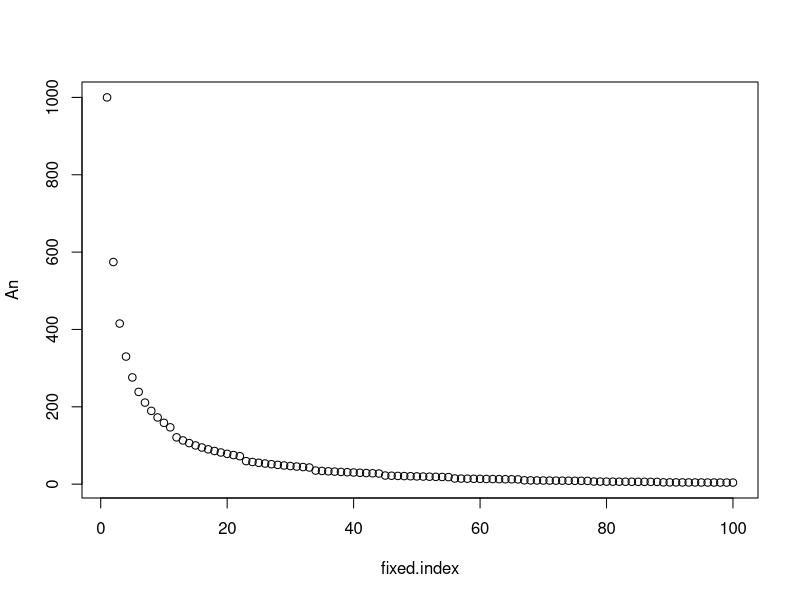
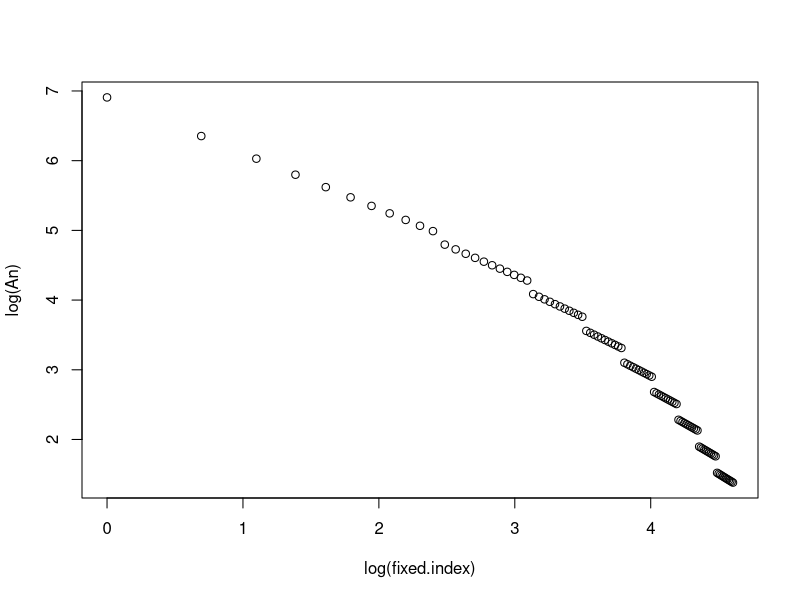

Reproduce these figures in R, in order. (Note: this script raises an error after producing the figures.)
## Estimate openness from simulated curves with deviations from the power law (II)
#     * Simulated open -> closed pangenome curve.
#
# Written by Carlos Valiente-Mullor
#
# Usage:
#       Rscript power_law_deviations_2.R
#

# Libs
library(reshape2)
library(ggplot2)
library(minpack.lm)

# Paths
outpath="path/to/output/dir/"

### Generate pangenome simulating open -> closed pangenome as N increases ###

# Model of open pangenome "closing"
C = 1000                                              # constant
a = c(0.8, 0.85, 0.9, 0.95, 1, 1.05, 1.1, 1.15, 1.2)  # range of alpha
sample_size = 100                                     # N
fixed.index = seq(sample_size)                        # vector of N values

# build Delta(n) by combining values form different curves
values = fixed.index
An = rep(NA, length(fixed.index))

An[1:11]    = C * values[1:11]^(-a[1])
An[12:22]   = C * values[12:22]^(-a[2])
An[23:33]   = C * values[23:33]^(-a[3])
An[34:44]   = C * values[34:44]^(-a[4])
An[45:55]   = C * values[45:55]^(-a[5])
An[56:66]   = C * values[56:66]^(-a[6])
An[67:77]   = C * values[67:77]^(-a[7])
An[78:88]   = C * values[78:88]^(-a[8])
An[89:100]  = C * values[89:100]^(-a[9])

# Plots to explore data
plot( fixed.index, An )            # plot rarefaction curve
plot( log(fixed.index), log(An) )  # plot log-log curve

# Remove 1st value
An = An[2:sample_size]


### Estimate alpha of the final curve ###
x.all = values[2:sample_size]
y.all = An

# Linearized method
fitHeaps <- lm(log(y.all) ~ log(x.all), na.action = na.exclude)
linear_hl.all = summary(fitHeaps)
linear_hl.all.alpha = -1*(linear_hl.all$coefficients[2])

linear_hl.all.alpha

# Minimum squares method
control1 = nls.control(maxiter=1000, tol=1e-05, warnOnly = T)
fitM = try( nlsLM(y.all ~ k*x.all^power, start = list(power = 1, k = 1),
                control = control1, na.action=na.exclude))
model_result = summary(fitM)
model_result.alpha = -1*(model_result$parameters[1])
model_result.se = model_result$parameters[3]

model_result.alpha


### Estimate alpha with incremental N values ###
values_lt = values[2:sample_size]
An_lt = An

res.def.med = c()
data_curve.med = list()

res.def.med.nls = c()

for (i in seq(2, length(values_lt))) {
  # Data for incremental N values
  x.med = values_lt[1:i]
  y.med = An_lt[1:i]
  
  y.med[y.med == 0] <- NA
  
  data_curve.med[[(i-1)]] = cbind(x.med, y.med)
  
  ## Heaps' law (power law) - linear model (lm)
  fitHeaps <- try( lm(log(y.med) ~ log(x.med), na.action = na.exclude) )

  if ( class(fitHeaps) != "try-error" ) {
    fit_res = summary(fitHeaps)
    fit_res.alpha = -1*(fit_res$coefficients[2])
    fit_res.se = fit_res$coefficients[4]

    # results df - alpha values
    res = c("Simulated An values (lm)", i, values_lt[i], fit_res.alpha, fit_res.se)
    names(res) = c("method", "index", "N", "alpha", "SE")

    res.def.med = rbind(res.def.med, res)
  }
  
  ## Heaps' law (power law) - exponential model (nlsLM)
  control1 = nls.control(maxiter=1000, tol=1e-05, warnOnly = T)
  fitM = try( nlsLM(y.med ~ k*x.med^power, start = list(power = 1, k = 1),
                  control = control1, na.action=na.exclude))
    
  if ( class(fitHeaps) != "try-error" ) {
    model_result = summary(fitM)
    model_result.alpha = -1*(model_result$parameters[1])
    model_result.se = model_result$parameters[3]
    
    # results df - alpha values
    res = c("Simulated An values (nlsLM)", i, values_lt[i], model_result.alpha, model_result.se)
    names(res) = c("method", "index", "N", "alpha", "SE")
    
    res.def.med.nls = rbind(res.def.med.nls, res)
  }
  
}

# Datasets
a_perN.med = as.data.frame(res.def.med)
a_perN.med[,2] = as.numeric(a_perN.med[,2])
a_perN.med[,3] = as.numeric(a_perN.med[,3])
a_perN.med[,4] = as.numeric(a_perN.med[,4])
a_perN.med[,5] = as.numeric(a_perN.med[,5])

a_perN.med.nls = as.data.frame(res.def.med.nls)
a_perN.med.nls[,2] = as.numeric(a_perN.med.nls[,2])
a_perN.med.nls[,3] = as.numeric(a_perN.med.nls[,3])
a_perN.med.nls[,4] = as.numeric(a_perN.med.nls[,4])
a_perN.med.nls[,5] = as.numeric(a_perN.med.nls[,5])

# Write results dataset
# lm
rownames(a_perN.med) = NULL

mytable = paste0(outpath, "simulated_open2closed", ".results.alpha_perN_lm.csv")
write.csv(a_perN.med, mytable, row.names = F)

# nlsLM
rownames(a_perN.med.nls) = NULL

mytable = paste0(outpath, "simulated_open2closed", ".results.alpha_perN_nlsLM.csv")
write.csv(a_perN.med.nls, mytable, row.names = F)


## Plots

# lm
curve.med = ggplot(a_perN.med, aes(x=N, y=alpha)) + geom_point()

myplot.med = paste0(outpath, "simulated_open2closed", ".plot.alpha_perN_lm.png")
ggsave(myplot.med, plot=curve.med, width = 7.22, height = 7.22)

# nlsLM
curve.med.nls = ggplot(a_perN.med.nls, aes(x=N, y=alpha)) + geom_point()

myplot.med.nls = paste0(outpath, "simulated_open2closed", ".plot.alpha_perN_nlsLM.png")
ggsave(myplot.med.nls, plot=curve.med.nls, width = 7.22, height = 7.22)

# Log-log curve data + Alpha
log_curve.med = lapply(data_curve.med, log)

# lm
log.med.outpath = paste0(outpath, "simulated_open2closed", ".alpha_log-log.alpha_perN_lm.pdf")
list4 = list()
for (i in 1:length(log_curve.med)){
  lbl = paste0("\u03b1 = ", round(a_perN.med$alpha[i],3))
  #lbl = paste0("a = ", round(a_perN.med$alpha[i],3))
  list4[[i]] <- ggplot(as.data.frame(log_curve.med[[i]]), aes(x=x.med, y=y.med)) + 
    geom_point() + 
    geom_smooth(method="lm", se=F) +
    xlim(0, 5.5) + ylim(-0.5, 6.5) +
    annotate("text", x=5, y=5, 
             label = lbl, 
             size=7, color="black")
}

# save w/ cairo_pdf in order to print "alpha" character
grDevices::cairo_pdf(filename = log.med.outpath, onefile = T)
list4
dev.off()

# nlsLM
log.med.outpath = paste0(outpath, "simulated_open2closed", ".alpha_log-log.alpha_perN_nlsLM.pdf")
list4 = list()
for (i in 1:length(log_curve.med)){
  lbl = paste0("\u03b1 = ", round(a_perN.med.nls$alpha[i],3))
  #lbl = paste0("a = ", round(a_perN.med$alpha[i],3))
  list4[[i]] <- ggplot(as.data.frame(log_curve.med[[i]]), aes(x=x.med, y=y.med)) + 
    geom_point() + 
    geom_smooth(method="lm", se=F) +
    xlim(0, 5.5) + ylim(-0.5, 6.5) +
    annotate("text", x=5, y=5, 
             label = lbl, 
             size=7, color="black")
}

# save w/ cairo_pdf in order to print "alpha" character
grDevices::cairo_pdf(filename = log.med.outpath, onefile = T)
list4
dev.off()
